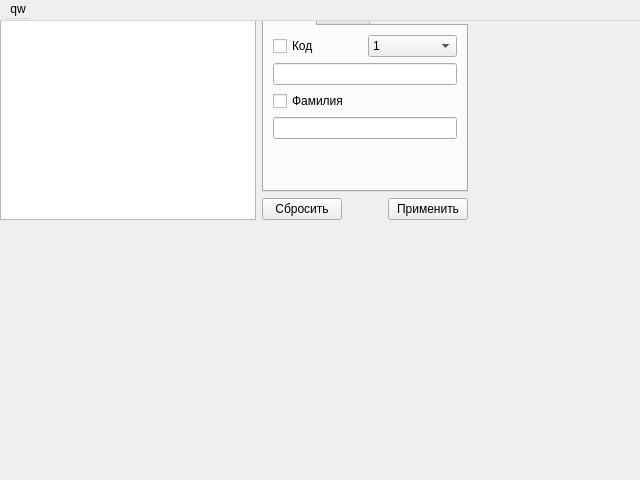
<?xml version="1.0" encoding="UTF-8"?>
<ui version="4.0">
 <class>MainWindow</class>
 <widget class="QWidget" name="MainWindow">
  <property name="geometry">
   <rect>
    <x>0</x>
    <y>0</y>
    <width>640</width>
    <height>480</height>
   </rect>
  </property>
  <property name="windowTitle">
   <string>MainWindow</string>
  </property>
  <widget class="QWidget" name="centralwidget">
   <layout class="QGridLayout" name="gridLayout">
    <item row="0" column="0">
     <layout class="QGridLayout" name="gridLayout_2">
      <item row="0" column="2">
       <widget class="QTabWidget" name="tabWidget">
        <property name="currentIndex">
         <number>0</number>
        </property>
        <widget class="QWidget" name="tab_3">
         <attribute name="title">
          <string>Tab 1</string>
         </attribute>
         <layout class="QGridLayout" name="gridLayout_3">
          <item row="1" column="0">
           <layout class="QGridLayout" name="id_layout">
            <item row="0" column="0">
             <widget class="QCheckBox" name="id_checkBox">
              <property name="text">
               <string>Код</string>
              </property>
             </widget>
            </item>
            <item row="0" column="1">
             <widget class="QComboBox" name="id_selecter">
              <item>
               <property name="text">
                <string>1</string>
               </property>
              </item>
              <item>
               <property name="text">
                <string>2</string>
               </property>
              </item>
             </widget>
            </item>
            <item row="1" column="0" colspan="2">
             <widget class="QLineEdit" name="id_edit"/>
            </item>
           </layout>
          </item>
          <item row="3" column="0">
           <spacer name="verticalSpacer">
            <property name="orientation">
             <enum>Qt::Vertical</enum>
            </property>
            <property name="sizeHint" stdset="0">
             <size>
              <width>20</width>
              <height>40</height>
             </size>
            </property>
           </spacer>
          </item>
          <item row="2" column="0">
           <layout class="QVBoxLayout" name="lastName_layout">
            <item>
             <widget class="QCheckBox" name="lastName_check">
              <property name="text">
               <string>Фамилия</string>
              </property>
             </widget>
            </item>
            <item>
             <widget class="QLineEdit" name="lastName_edit"/>
            </item>
           </layout>
          </item>
         </layout>
        </widget>
        <widget class="QWidget" name="tab_4">
         <attribute name="title">
          <string>Tab 2</string>
         </attribute>
        </widget>
       </widget>
      </item>
      <item row="0" column="0" rowspan="2">
       <widget class="QTableWidget" name="tableWidget"/>
      </item>
      <item row="1" column="2">
       <layout class="QHBoxLayout" name="horizontalLayout_5">
        <item>
         <widget class="QPushButton" name="pushButton_2">
          <property name="text">
           <string>Сбросить</string>
          </property>
         </widget>
        </item>
        <item>
         <spacer name="horizontalSpacer">
          <property name="orientation">
           <enum>Qt::Horizontal</enum>
          </property>
          <property name="sizeHint" stdset="0">
           <size>
            <width>40</width>
            <height>20</height>
           </size>
          </property>
         </spacer>
        </item>
        <item>
         <widget class="QPushButton" name="pushButton_3">
          <property name="text">
           <string>Применить</string>
          </property>
         </widget>
        </item>
       </layout>
      </item>
     </layout>
    </item>
   </layout>
  </widget>
  <widget class="QMenuBar" name="menubar">
   <property name="geometry">
    <rect>
     <x>0</x>
     <y>0</y>
     <width>640</width>
     <height>21</height>
    </rect>
   </property>
   <widget class="QMenu" name="menuQw">
    <property name="title">
     <string>qw</string>
    </property>
    <addaction name="actionDsadsa"/>
    <addaction name="actionDsa"/>
   </widget>
   <addaction name="menuQw"/>
  </widget>
  <widget class="QStatusBar" name="statusbar"/>
  <action name="actionDsadsa">
   <property name="text">
    <string>dsadsa</string>
   </property>
  </action>
  <action name="actionDsa">
   <property name="text">
    <string>dsa</string>
   </property>
  </action>
 </widget>
 <resources/>
 <connections/>
</ui>
